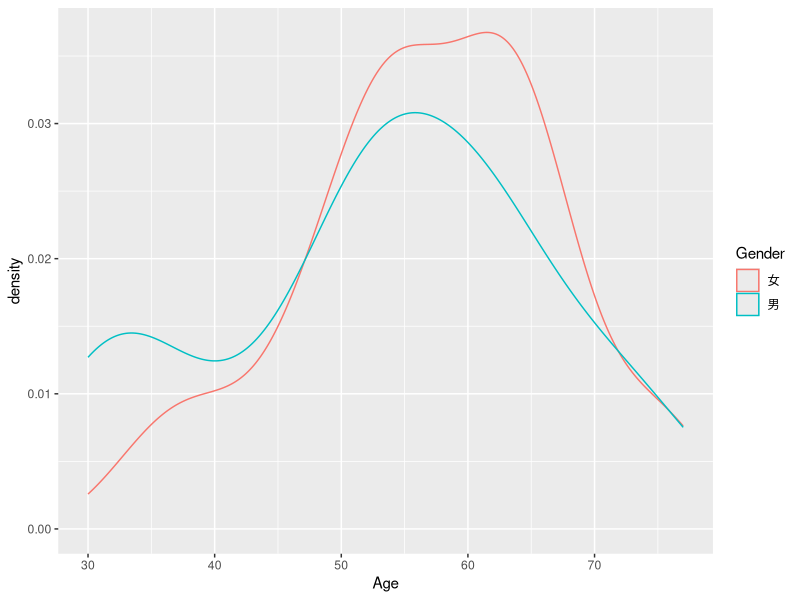
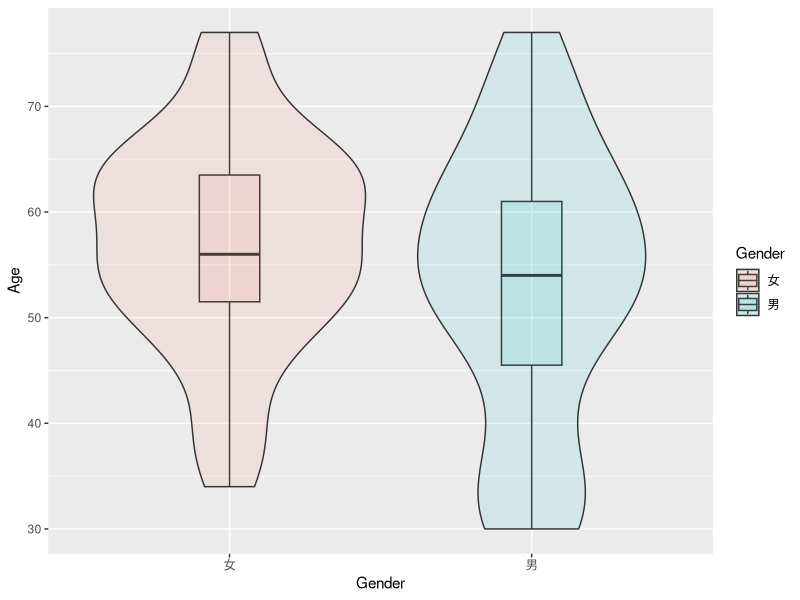
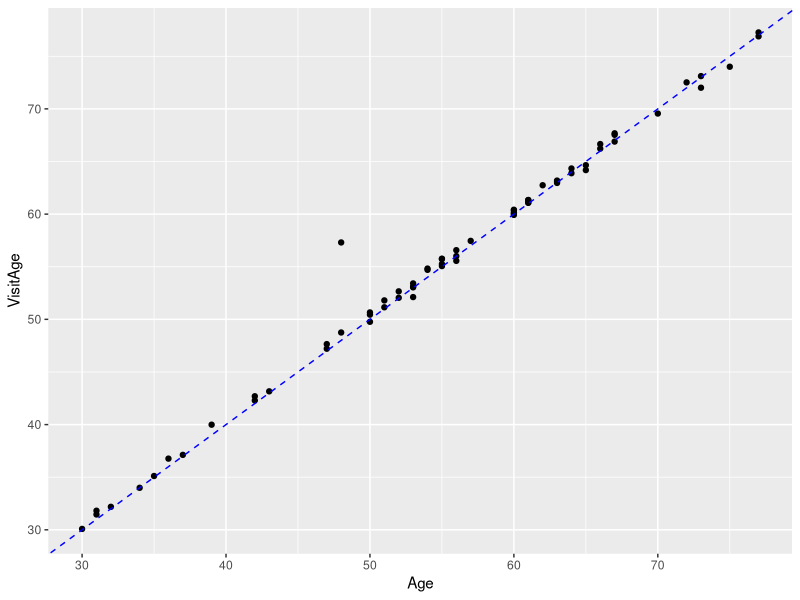

R code for these plots, in order:
## ---- chunk 1
knitr::opts_chunk$set(echo = TRUE)
library(readxl) # install.package("readxl")
## ---- chunk 2
m.df <- read_xlsx("./clean.metadata.xlsx","Sheet1")
## ---- chunk 3
table(m.df$Gender)
str(m.df$Gender)
## ---- chunk 4
m.df$Gender <- as.factor(m.df$Gender)
## ---- chunk 5
str(m.df$Gender)
## ---- chunk 6
table(m.df$Treatment)
## ---- chunk 7
range(m.df$Age)
## ---- chunk 8
library(ggplot2)
ggplot(m.df,aes(x=Age)) + geom_density(aes(color=Gender))
## ---- chunk 9
ggplot(m.df,aes(x=Gender,y=Age,fill=Gender)) + 
  geom_boxplot(alpha=.1,width=.2) +
  geom_violin(alpha=.1)
## ---- chunk 10
range(m.df$Brith)
## ---- chunk 11
m.df$VisitAge <- difftime(m.df$Diag1st,m.df$Brith)/365

ggplot(m.df,aes(x=Age,y=VisitAge)) + geom_point() + 
  geom_abline(linetype=2,color="blue")
## ---- chunk 12
m.df$AgeBias <- m.df$VisitAge/m.df$Age

head(m.df[order(m.df$AgeBias,decreasing = T),])
## ---- chunk 13
table(m.df$SmokeHist)
## ---- chunk 14
m.df$SmokeBrief <- substr(m.df$SmokeHist,1,1)
m.df$SmokeBrief <- as.factor(m.df$SmokeBrief)
levels(m.df$SmokeBrief) <- c("不吸烟","有吸烟史")
## ---- chunk 15
m.df$Dev_fac <- as.factor(m.df$Develop)
levels(m.df$Dev_fac)
levels(m.df$Dev_fac) <- c("维持","恶化")
## ---- chunk 16
sum_smoke_dev <- table(m.df$SmokeBrief,m.df$Dev_fac)
sum_smoke_dev
sum_smoke_dev/rowSums(sum_smoke_dev)
## ---- chunk 17
chisq.test(sum_smoke_dev)
## ---- chunk 18
table(m.df$EGFR,m.df$Develop)
## ---- chunk 19
m.df$EGFR[which(m.df$EGFR=="19del")] <- "19Del"
## ---- chunk 20
table(m.df$EGFR,m.df$Develop)
